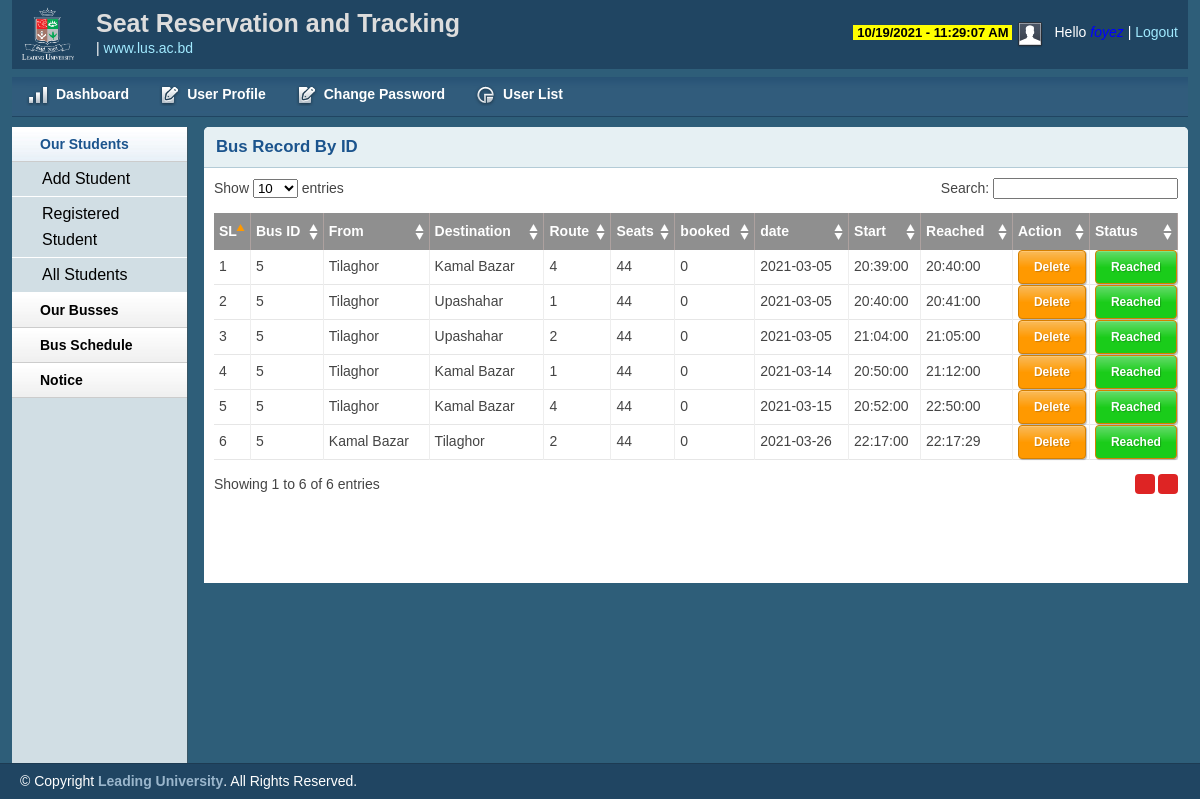
/admin/bushistorybyid.php?busid=5 (signed in), run on the app's committed database.
### tables this page shows
CREATE TABLE `tbl_busrecord` (
  `busid` int(255) NOT NULL,
  `nplate` varchar(55) NOT NULL,
  `frm` varchar(255) NOT NULL,
  `dest` varchar(255) NOT NULL,
  `route` int(55) NOT NULL,
  `seats` int(55) NOT NULL,
  `booked` int(55) NOT NULL,
  `datee` date NOT NULL,
  `start` time NOT NULL,
  `reach` time NOT NULL,
  `status` int(55) NOT NULL
);

### classes/Bus.php (called while the page is built, shortened)
<?php
	$filepath= realpath(dirname(__FILE__));
	include_once ($filepath.'/../lib/Database.php');
?>
<?php
	class Bus{
		private $db;
		public function __construct(){
			$this->db=new Database();
		}
		public function getIndividualBusRecord($busid){
			$query="SELECT * from tbl_busrecord Where busid='$busid' AND (status='1' || status='2')";
			$getBus=$this->db->select($query);
			return $getBus;
		}
	}
?>

### lib/Database.php (called while the page is built, shortened)
<?php
Class Database{
	public $host   = DB_HOST;
	public $user   = DB_USER;
	public $pass   = DB_PASS;
	public $dbname = DB_NAME;
	public $link;
	private function connectDB(){
	$this->link = new mysqli($this->host, $this->user, $this->pass, $this->dbname);
 }
	public function select($query){
		$result = $this->link->query($query) or die($this->link->error.__LINE__);
		if($result->num_rows > 0){
			return $result;
		} else {
			return false;
		}
	}
}

### lib/Session.php (called while the page is built, shortened)
<?php
class Session{
	public static function get($key){
		 if(isset($_SESSION[$key])){
		 	return $_SESSION[$key];
		 }else{
		 	return false;
		 }
	}
}
?>

### admin/bushistorybyid.php (the view, shortened to what this page needs)
<?php include 'inc/header.php';?>
<?php include 'inc/sidebar.php';?>
<?php
    $bus=new Bus();
    $userid=Session::get('id');
    $role=Session::get('role')
?>
 <?php
  if(!isset($_GET['busid']) || $_GET['busid']==NULL){
        echo "<script>window.location='bushistory.php'</script>";
  }
  elseif(isset($_GET['busid']) && $_GET['busid']!=NULL){
    $busid=preg_replace('/[^-a-zA-Z0-9_]/','',$_GET['busid']);
  }
?>
        <div class="grid_10">
            <div class="box round first grid">
                <h2>Bus Record By ID</h2>
                <div class="block">
                <div>
                ?>  </div>
                    <table class="data display datatable" id="example">
          <thead>
            <tr>
              <th>SL</th>
              <th>Bus ID</th>
              <th>From</th>
              <th>Destination</th>
              <th>Route</th>
              <th>Seats</th>
              <th>booked</th>
              <th>date</th>
              <th>Start</th>
              <th>Reached</th>
              <th width='8%'>Action</th>
              <th width='9%'>Status</th>
            </tr>
          </thead>
          <tbody>
            <?php
              $i=0;
              $getIndividualBusRecord=$bus->getIndividualBusRecord($busid);
              if($getIndividualBusRecord){
                while($result=$getIndividualBusRecord->fetch_assoc()){
                  $i++;
            ?>
            <tr class="odd gradeX">
              <td><?php echo $i;?></td>
              <td><?php echo $result['busid'];?></td>
              <td><?php echo $result['frm'];?></td>
              <td><?php echo $result['dest'];?></td>
              <td><?php echo $result['route'];?></td>
              <td><?php echo $result['seats'];?></td>
              <td><?php echo $result['booked'];?></td>
              <td><?php echo $result['datee'];?></td>
              <td><?php echo $result['start'];?></td>
              <td><?php echo $result['reach'];?></td>
              <?php if($role=='BusAdmin' || $userid=='1001'){ ?>
              <td>
                <span><a class='btn' onclick="return confirm('Are you sure to Delete?')" href="?busid=<?php echo $result['busid'];?>&&date=<?php echo $result['datee'];?>&&route=<?php echo $result['route'];?>&&start=<?php echo $result['start'];?>&&reach=<?php echo $result['reach'];?>">Delete</a><span>
              </td>
            <?php }else{ ?>
              <td style="text-align:center;">
                <a class='btn' style="background-color: #ef4545">Resticted</a>
              </td>
            <?php }?>
              <td>
                <?php
                  if($result['status']=='2'){?>
                <a style='background-color: red; width: 50px;' class='btn'>Canceled</a>
            <?php }else{ ?>
              <a style='background-color:
              #1acc1a; width: 50px;' class='btn'>Reached</a>
            <?php }?>
              </td>
            </tr>
          <?php } }else{
            echo "<span class='error'><span>";
          }?>
          </tbody>
        </table>
               </div>
            </div>
        </div>
<?php include 'inc/footer.php';?>

### admin/css/layouts.css (style rules this page uses)
body { background: #fff none repeat scroll 0 0; color: #444; font-size: 14px; padding: 0; }
a { color: #000; font-weight:bold; text-decoration: none; }
h1, h2, h3, h4, h5, h6 { line-height:1.2em; margin-bottom:.3em; }
h2 { margin-top:1em; }
.box { background:#fff; margin-bottom:20px; padding:10px 10px 10px 10px; margin-left:-8px; }
.box.grid { padding-bottom:40px; }
.box.round { -moz-border-radius: 5px 5px 0px 0px; -webkit-border-radius: 5px 5px 0px 0px; border-radius: 5px 5px 0px 0px; }
.box h2 { font-size:1.2em; font-weight:bold; color:#1B548D; background:#E6F0F3; margin:-10px -10px 0 -10px; padding:10px 12px; border-bottom:1px solid #B3CBD6; -moz-border-radius: 5px 5px 0px 0px; -webkit-border-radius: 5px 5px 0px 0px; border-radius: 5px 5px 0px 0px; }
.box.first { min-height: 406px; }
.block { padding-top:10px; }
.block { padding-bottom:1px; }
table.display { margin: 0 auto; clear: both; width: 100%; }
table.display th { border-right: 1px solid #ada19f; }
.sorting_asc { background: #8f8f8f url(../img/table/sort_asc.png) no-repeat center right; padding:8px 5px; text-align:left; color:#fff; }
.sorting { background:#8f8f8f url(../img/table/sort_both.png) no-repeat center right; padding:8px 5px; text-align:left; color:#fff; }
tr.odd { height: 30px; line-height: 30px; border-bottom:1px solid #e6e6e6; }
tr.even { height: 30px; line-height: 30px; border-bottom:1px solid #e6e6e6; }
tr.odd td, tr.even td { padding-left:5px; border-right:1px solid #eeeeee; }
.btn, .btn-icon, .btn-mini { background-repeat: repeat-x; color: #FFF; font-weight: bold; display: inline-block; text-decoration: none; border-width: 1px; border-style: solid; padding: 0 15px 4px; *padding: 0 7px 4px; margin: 0; text-shadow: 1px 1px 1px rgba(0,0,0,.2); -moz-box-shadow: 1px 1px 1px rgba(0,0,0,.25); -webkit-box-shadow: 1px 1px 1px rgba(0,0,0,.25); -moz-border-radius: 4px; -webkit-border-radius: 4px; filter: progid:DXImageTransform.Microsoft.Shadow(color=#999999,direction=135,strength=2); cursor: pointer; position: relative; }
.btn, .btn-icon { background-position: 0 -80px; font-size: 12px; height: 32px; line-height: 29px; }
a.btn, a.btn-icon { height: 32px; line-height: 32px; padding-bottom: 0; }
.btn, .btn-icon, .btn-mini, .btn:visited, .btn-icon:visited, .btn-mini:visited { background-image: url(../img/bg-lite.png); background-color: #F90; border-color: #D58000; color: #FFF; }

### data on the page
tbl_busrecord: busid "5", frm "Tilaghor", dest "Kamal Bazar", route "4", seats "44", booked "0", datee "2021-03-05", start "20:39:00", reach "20:40:00", status 1 (drawn)
tbl_busrecord: busid "5", frm "Tilaghor", dest "Upashahar", route "1", seats "44", booked "0", datee "2021-03-05", start "20:40:00", reach "20:41:00", status 1 (drawn)
tbl_busrecord: busid "5", frm "Tilaghor", dest "Upashahar", route "2", seats "44", booked "0", datee "2021-03-05", start "21:04:00", reach "21:05:00", status 1 (drawn)
tbl_busrecord: busid "5", frm "Tilaghor", dest "Kamal Bazar", route "1", seats "44", booked "0", datee "2021-03-14", start "20:50:00", reach "21:12:00", status 1 (drawn)
tbl_busrecord: busid "5", frm "Tilaghor", dest "Kamal Bazar", route "4", seats "44", booked "0", datee "2021-03-15", start "20:52:00", reach "22:50:00", status 1 (drawn)
tbl_busrecord: busid "5", frm "Kamal Bazar", dest "Tilaghor", route "2", seats "44", booked "0", datee "2021-03-26", start "22:17:00", reach "22:17:29", status 1 (drawn)

### other printed values
Session::get('username') "foyez"
